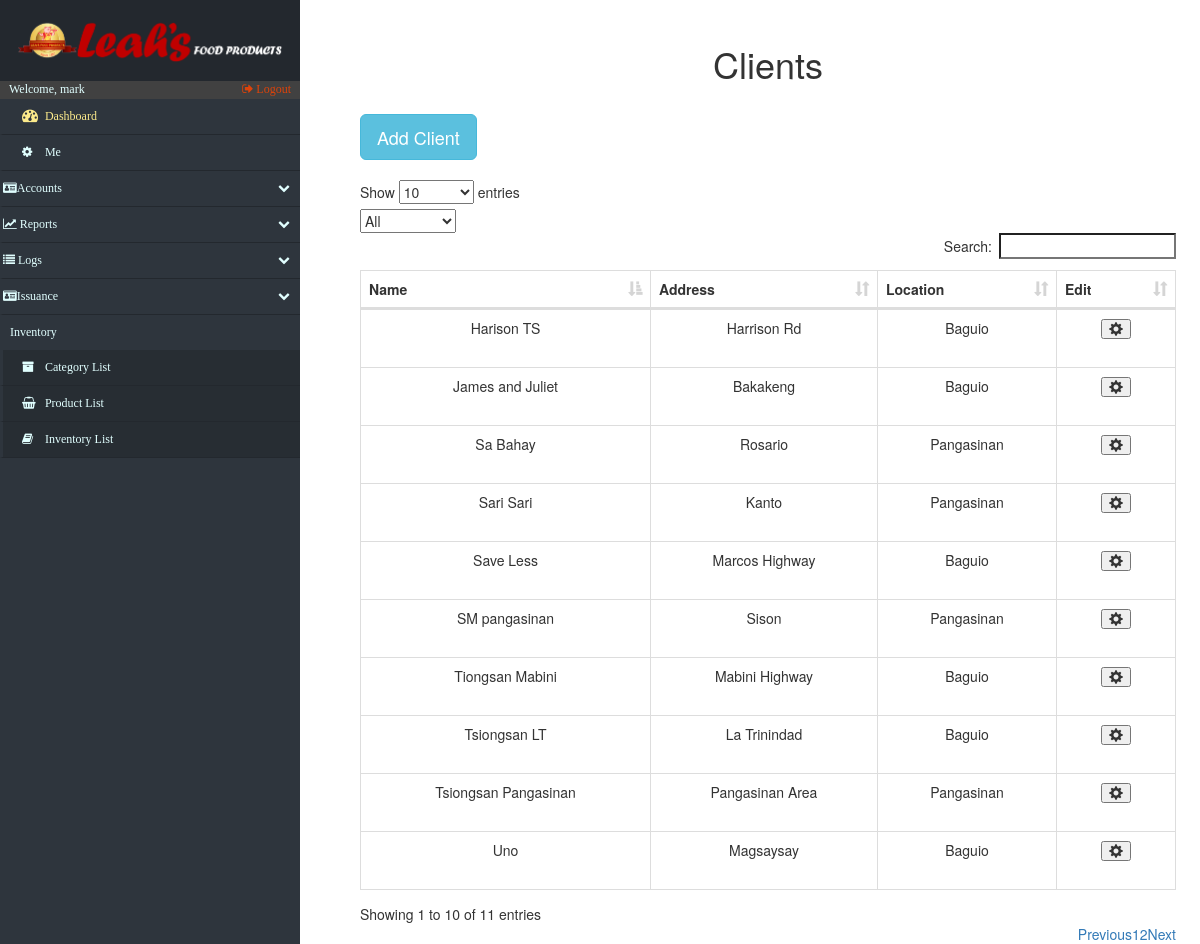
The app's page /accounts_Clients.php (signed in) with its own data.
### tables this page shows
CREATE TABLE `clients` (
  `c_id` int(15) NOT NULL,
  `c_name` varchar(20) NOT NULL,
  `c_address` varchar(20) NOT NULL,
  `c_location` varchar(50) DEFAULT NULL
);

### accounts_Clients.php (the view, shortened to what this page needs)
<!DOCTYPE html>
<html lang="en">
<head>
    <?php include('fragments/config.php') ?>
    <link rel="stylesheet" href="https://maxcdn.bootstrapcdn.com/bootstrap/3.3.7/css/bootstrap.min.css">
    <link href="src/css/datatables.css" rel="stylesheet">
    <link href="//maxcdn.bootstrapcdn.com/font-awesome/4.2.0/css/font-awesome.min.css" rel="stylesheet">
    <link href="src/css/sidebar.css" rel="stylesheet">
    <link href="src/css/custom.css" rel="stylesheet">
</head>
<body>
    <div class="nav-side-menu">
        <div class="brand">
            <div class="brandtext"></div>
        </div>
        <div class="user_info">
            <span>Welcome, <?php
                echo $_SESSION['username'];
                ?>
            </span>
            <a href="fragments/logout.php">
                <i class="fa fa-sign-out" aria-hidden="true"></i> Logout
            </a>
        </div>
        <div class="menu-list">
            <ul id="menu-content" class="menu-content collapse out">
                <li>
                    <a id="dashboard_txt" href="index.php">
                        <i class="fa fa-dashboard fa-lg"></i> Dashboard
                    </a>
                </li>
                 <li><a href="settings.php"><i class="fa fa-cog"></i> Me</a></li>
                <li data-toggle="collapse" data-target="#accounts" class="collapsed">
                    <i class="fa fa-id-card" aria-hidden="true"></i>Accounts <span class="arrow"></span>
                </li>
                <li data-toggle="collapse" data-target="#reports" class="collapsed">
                    <i class="fa fa-line-chart" aria-hidden="true"></i> Reports <span class="arrow"></span>
                </li>
                <li data-toggle="collapse" data-target="#issue" class="collapsed">
                    <i class="fa fa-list" aria-hidden="true"></i> Logs <span class="arrow"></span>
                </li>
                 <li data-toggle="collapse" data-target="#issuance" class="collapsed">
                    <i class="fa fa-id-card" aria-hidden="true"></i>Issuance<span class="arrow"></span>
                </li>
                <div class="sub-menu_nct">
                    <span class="sub-menu">Inventory
                    </span>
                </div>
                <li class="sub-menu_nc">
                    <a class="sub-menu_nc" href="categories.php">
                        <i class="fa fa-archive"> </i> Category List
                    </a>
                </li>
                <li class="sub-menu_nc">
                    <a class="sub-menu_nc" href="products.php">
                        <i class="fa fa-shopping-basket"> </i> Product List
                    </a>
                </li>
                <li class="sub-menu_nc">
                    <a href="inventory.php">
                        <i class="fa fa-book"> </i> Inventory List
                    </a>
                </li>
            </ul>
        </div>
    </div>
    <div id="page-content-wrapper">
        <div class="containers">
            <table class="table table-striped table-bordered">
                <h1 align="center">Clients</h1>
            </table>
            <?php
							$retrieve = ("SELECT * FROM clients;");
							$results = mysqli_query($db, $retrieve);
						?>
                <table class="table table-striped table-bordered">
                    <button type="button" class="btn btn-info btn-lg" data-toggle="modal" data-target="#myModal">Add Client</button>
                </table>
                <div id="mainContainer">
                    <table id="datatables" class="table table-hover table-bordered dataTable" cellspacing="0" width="100%" role="grid" aria-describedby="myTable_info" style="width: 100%;">
                        <thead>
                            <tr>
                                <th>Name</th>
                                <th>Address</th>
                                <th>Location</th>
                                <th>Edit</th>
                            </tr>
                        </thead>
                        <tbody>
                            <?php
							foreach ($results as $data):
						?>
                                <tr>
									<?php
											$individual_c_id=$data["c_id"];
                                        ?>
                                    <td data-title="c_name">
                                        <?php echo $data["c_name"]; ?>
                                    </td>
                                    <td data-title="c_address">
                                        <?php echo $data["c_address"]; ?>
                                    </td>
                                    <td data-title="c_location">
                                        <?php echo $data["c_location"]; ?>
                                    </td>
									<td data-title="edit">
                                        <table class="table table-striped table-bordered">
                                            <button type="button" class="glyphicon glyphicon-cog" onclick="refresh()" data-toggle="modal" aria-hidden="true" data-target="#<?php echo $individual_c_id;?>"></button>
                                        </table>
                                    </td>
                                </tr>
                                <?php
							endforeach;
						?>
                        </tbody>
                    </table>
                </div>
        </div>
    </div>
</body>
</html>

### src/css/datatables.css (style rules this page uses)
table.dataTable { clear: both; width: auto; text-align: center; margin-top: 6px !important; margin-bottom: 6px !important; max-width: none !important; border-collapse: separate !important }
table.dataTable td, table.dataTable th { -webkit-box-sizing: content-box; box-sizing: content-box }
table.dataTable thead>tr>th.sorting_asc, table.dataTable thead>tr>th.sorting_desc, table.dataTable thead>tr>th.sorting, table.dataTable thead>tr>td.sorting_asc, table.dataTable thead>tr>td.sorting_desc, table.dataTable thead>tr>td.sorting { padding-right: 30px }
table.dataTable thead .sorting, table.dataTable thead .sorting_asc, table.dataTable thead .sorting_desc, table.dataTable thead .sorting_asc_disabled, table.dataTable thead .sorting_desc_disabled { cursor: pointer; position: relative }
table.dataTable thead .sorting:after, table.dataTable thead .sorting_asc:after, table.dataTable thead .sorting_desc:after, table.dataTable thead .sorting_asc_disabled:after, table.dataTable thead .sorting_desc_disabled:after { position: absolute; bottom: 8px; right: 8px; display: block; font-family: 'Glyphicons Halflings'; opacity: 0.5 }
table.dataTable thead .sorting:after { opacity: 0.2; content: "\e150" }
table.dataTable thead .sorting_asc:after { content: "\e155" }
table.table-bordered.dataTable th, table.table-bordered.dataTable td { border-left-width: 0 }
table.table-bordered.dataTable th:last-child, table.table-bordered.dataTable th:last-child, table.table-bordered.dataTable td:last-child, table.table-bordered.dataTable td:last-child { border-right-width: 0 }
table.table-bordered.dataTable tbody th, table.table-bordered.dataTable tbody td { border-bottom-width: 0 }

### src/css/sidebar.css (style rules this page uses)
.nav-side-menu { overflow: hidden; font-family: verdana; font-size: 12px; font-weight: 200; background-color: #2e353d; position: fixed; top: 0px; width: 300px; height: 100%; color: #e1ffff; }
.nav-side-menu .brand { background-color: #23282e; line-height: 50px; display: block; text-align: center; font-size: 14px; }
.nav-side-menu ul, .nav-side-menu li { list-style: none; padding: 0px; margin: 0px; line-height: 35px; cursor: pointer; }
.nav-side-menu li { padding-left: 0px; border-left: 3px solid #2e353d; border-bottom: 1px solid #23282e; }
.nav-side-menu li a { text-decoration: none; color: #e1ffff; }
.nav-side-menu li a i { padding-left: 10px; width: 20px; padding-right: 20px; }
@media (min-width: 800px) { .nav-side-menu .menu-list .menu-content { display: block; } }
body { margin: 0px; padding: 0px; }
#dashboard_txt { color: #fcea8b; }
.sub-menu_nc { background-color: #272d33; }
.sub-menu_nct { padding-left: 10px; }
.nav-side-menu .brand .brandtext { padding: 4%; content: url(../img/LeahsTextAlter.PNG); width: 100%; text-align: center; }
.user_info { background-color: #414141; }
.user_info a { float: right; padding-right: 3%; color: #dd430a; }
.user_info span { padding-left: 3% }
.sub-menu_nc a { display: block; }
.menu-content > li a { display: inline-block; width: 100%; }
#menu-content li a { padding-left: 3%; }

### src/css/custom.css (style rules this page uses)
.containers { padding: 0px; margin: 0px; margin-top:2%; float: right; width: 79%; padding-right: 5%; }
@media (max-width: 1600px) { .containers { width: 75%; padding-right: 4%; } }
@media (max-width: 1400px) { .containers { width: 73%; padding-right 3%;: } }
@media (max-width: 1260px) { .containers { width: 70%; padding-right: 2%; } }

### records on screen
clients: c_name "Harison TS", c_address "Harrison Rd", c_location "Baguio"
clients: c_name "SM pangasinan", c_address "Sison", c_location "Pangasinan"
clients: c_name "Tsiongsan LT", c_address "La Trinindad", c_location "Baguio"
clients: c_name "Tsiongsan Pangasinan", c_address "Pangasinan Area", c_location "Pangasinan"
clients: c_name "Save Less", c_address "Marcos Highway", c_location "Baguio"
clients: c_name "Sari Sari", c_address "Kanto", c_location "Pangasinan"
clients: c_name "James and Juliet", c_address "Bakakeng", c_location "Baguio"
clients: c_name "Sa Bahay", c_address "Rosario", c_location "Pangasinan"
clients: c_name "Tiongsan Mabini", c_address "Mabini Highway", c_location "Baguio"
clients: c_name "Uno", c_address "Magsaysay", c_location "Baguio"

### other values on screen
$_SESSION['username'] "mark"
